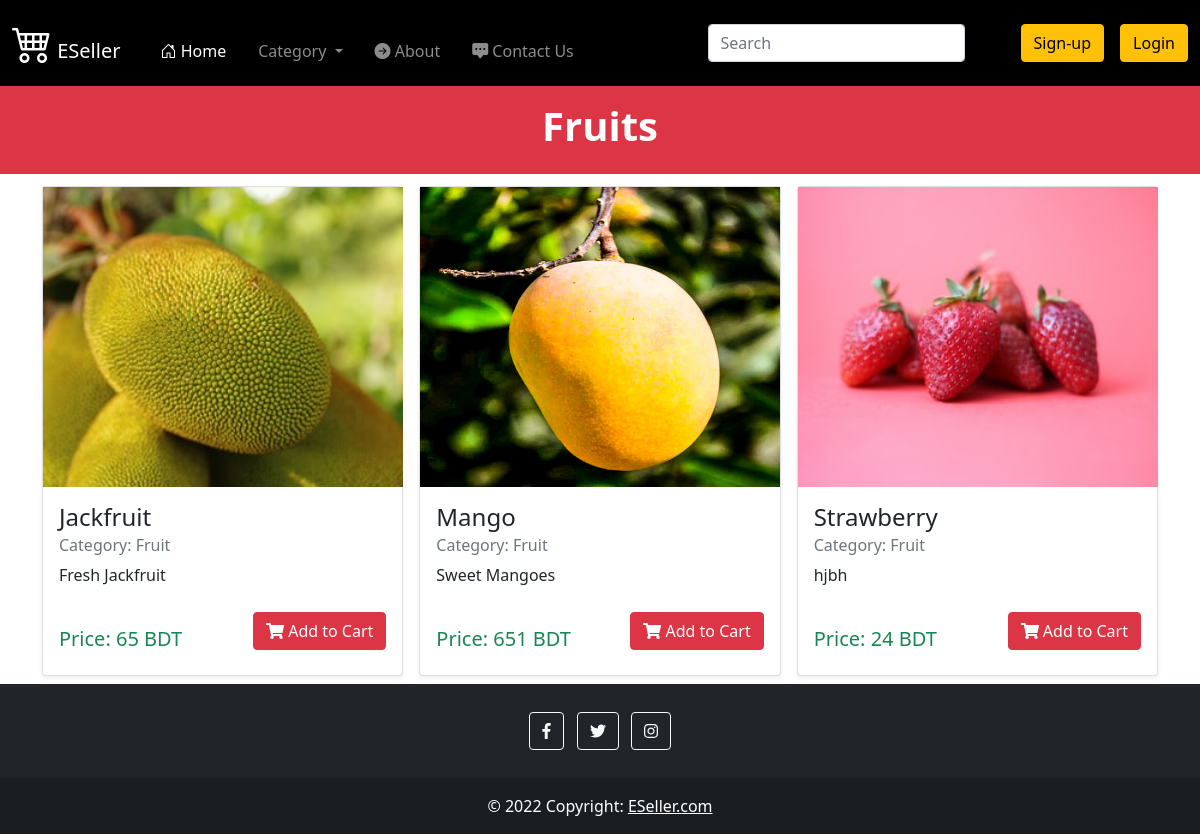
Before: /fruit with the older database file.
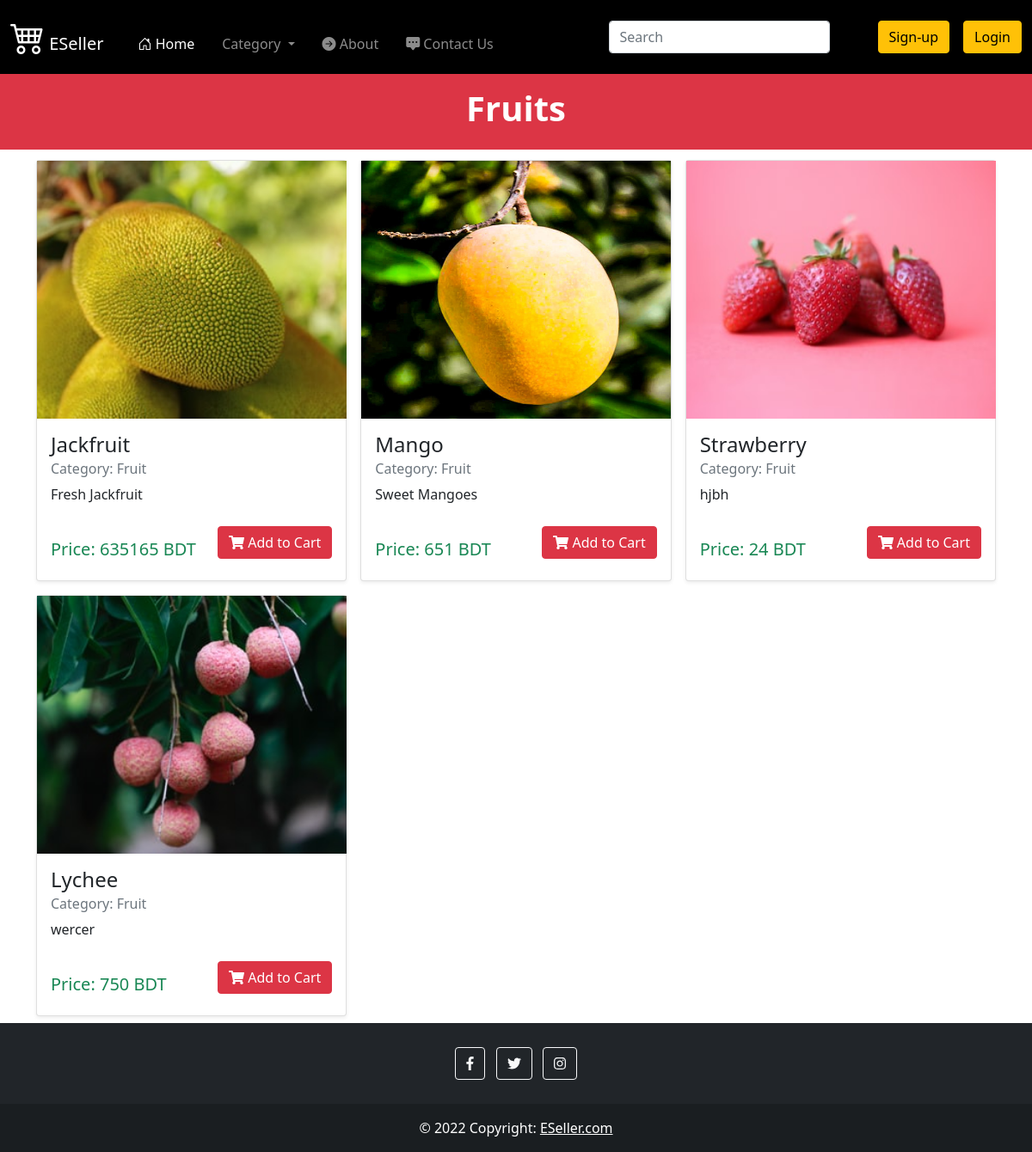
After: the same page with the newer database file.
### home/models.py (models this page shows, shortened)
class Product(models.Model):
    product_id = models.AutoField(primary_key=True)
    product_name = models.CharField(max_length=100)
    category = models.CharField(max_length=100)
    price = models.IntegerField()
    description = models.CharField(max_length=400)
    pub_date = models.DateField()
    image = models.ImageField(upload_to="static")

### home/views.py (the view)
# urls.py: path("fruit", views.fruit, name='fruit'),
def fruit(request):
    product = Product.objects.filter(category="Fruit")
    n = Product.objects.filter(category="Fruit").count()
    if request.user.is_authenticated:
        customer = request.user
        order,created = Order.objects.get_or_create(customer=customer, complete=False)
        number_of_product_in_cart = order.get_cart_items
        params = {'product': product, 'range':range(1,n), 'n':n, 'number_of_product_in_cart': number_of_product_in_cart}
    else:
        params = {'product': product, 'range':range(1,n), 'n':n}
    return render(request,'fruit.html',params)

### templates/fruit.html (shortened to what this page needs)
{% extends 'base.html' %} {% block title %} Fruits {% endblock title %}
{% block body %}
<div class="p-3 mb-1 bg-danger text-white text-center my-0">
    <h1><b>Fruits</b></h1>
</div>
{% if n > 0 %}
<div class="album py-2 bg-gradient">
    <div class="container">
        <div class="row row-cols-1 row-cols-sm-2 row-cols-md-3 g-3">
            {% for i in product %}
            <div class="col">
                <div class="card shadow-sm product_data">
                    <img src="{{i.image}}" width="360px" height="300px"/>
                    <div class="card-body">
                        <h4 class="card-title">{{ i.product_name}}</h4>
                        <h6 class="card-subtitle mb-2 text-muted">
                            Category: {{i.category}}
                        </h6>
                        <p class="card-text">{{i.description}}</p>
                        <div class="buy d-flex justify-content-between align-items-center">
                            <div class="price text-success">
                                <h5 class="mt-4">Price: {{i.price}} BDT</h5>
                            </div>
                        <button data-product="{{i.product_id}}"" data-action="add" class="btn btn-danger add-btn update-cart" style="height:100%;">
                                <i class="fa fa-shopping-cart"></i> Add to Cart</button>
                        </div>
                    </div>
                </div>
            </div>
            {% endfor %}
        </div>
    </div>
</div>
{% endif %}
{% endblock body %}

Changed rows visible on the page:
changed Product "Jackfruit": price "65" → "635165"
added Product: image (picture), product_name "Lychee", category "Fruit", description "wercer", price "750"
